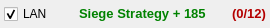
<?xml version="1.0" encoding="UTF-8"?>
<ui version="4.0">
 <class>CLanGame</class>
 <widget class="QWidget" name="CLanGame">
  <property name="geometry">
   <rect>
    <x>0</x>
    <y>0</y>
    <width>270</width>
    <height>27</height>
   </rect>
  </property>
  <property name="windowTitle">
   <string>CLanGame</string>
  </property>
  <layout class="QGridLayout" name="gridLayout">
   <property name="leftMargin">
    <number>4</number>
   </property>
   <property name="topMargin">
    <number>4</number>
   </property>
   <property name="rightMargin">
    <number>4</number>
   </property>
   <property name="bottomMargin">
    <number>4</number>
   </property>
   <item row="0" column="0">
    <layout class="QHBoxLayout" name="horizontalLayout">
     <item>
      <widget class="QCheckBox" name="m_UILanBroadcast">
       <property name="text">
        <string>LAN</string>
       </property>
       <property name="checked">
        <bool>true</bool>
       </property>
      </widget>
     </item>
     <item>
      <spacer name="horizontalSpacer_2">
       <property name="orientation">
        <enum>Qt::Horizontal</enum>
       </property>
       <property name="sizeHint" stdset="0">
        <size>
         <width>0</width>
         <height>0</height>
        </size>
       </property>
      </spacer>
     </item>
     <item>
      <widget class="QLabel" name="m_UIGameName">
       <property name="font">
        <font>
         <pointsize>10</pointsize>
         <weight>75</weight>
         <bold>true</bold>
        </font>
       </property>
       <property name="text">
        <string>&lt;html&gt;&lt;head/&gt;&lt;body&gt;&lt;p&gt;&lt;span style=&quot; color:#008200;&quot;&gt;Siege Strategy + 185&lt;/span&gt;&lt;/p&gt;&lt;/body&gt;&lt;/html&gt;</string>
       </property>
       <property name="wordWrap">
        <bool>false</bool>
       </property>
      </widget>
     </item>
     <item>
      <spacer name="horizontalSpacer">
       <property name="orientation">
        <enum>Qt::Horizontal</enum>
       </property>
       <property name="sizeHint" stdset="0">
        <size>
         <width>0</width>
         <height>0</height>
        </size>
       </property>
      </spacer>
     </item>
     <item>
      <widget class="QLabel" name="m_UIPlayerStat">
       <property name="font">
        <font>
         <weight>75</weight>
         <bold>true</bold>
        </font>
       </property>
       <property name="text">
        <string>&lt;html&gt;&lt;head/&gt;&lt;body&gt;&lt;p&gt;&lt;span style=&quot; font-size:10pt; color:#b40000;&quot;&gt;(0/12)&lt;/span&gt;&lt;/p&gt;&lt;/body&gt;&lt;/html&gt;</string>
       </property>
       <property name="wordWrap">
        <bool>false</bool>
       </property>
      </widget>
     </item>
    </layout>
   </item>
  </layout>
 </widget>
 <layoutdefault spacing="6" margin="11"/>
 <resources/>
 <connections/>
</ui>
